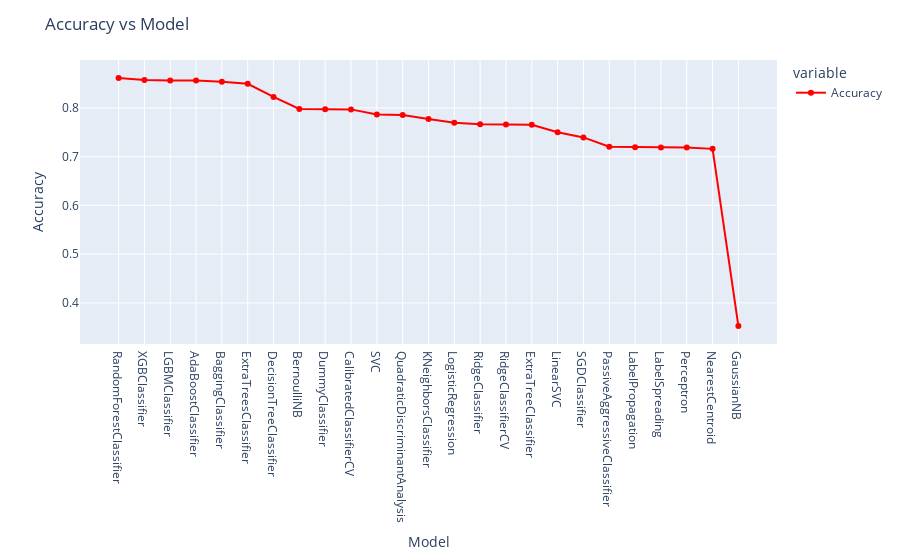

The notebook cell this image was saved under:
### Code cell
# Accuracy Vs Model:
models.sort_values(by = 'Accuracy',inplace = True,ascending = False)
line = px.line(data_frame= models ,y =["Accuracy"] , markers = True)
line.update_xaxes(title="Model",
              rangeslider_visible = False)
line.update_yaxes(title = "Accuracy")
line.update_traces(line_color="red")
line.update_layout(showlegend = True,
    title = {
        'text': 'Accuracy vs Model'})

line.show()

### Figure 1 — Plotly figure (JSON) as saved in the notebook; plotly's stock layout.template omitted (floating-point values rounded to 4 significant figures)
{"data": [{"hovertemplate": "variable=Accuracy<br>Model=%{x}<br>value=%{y}<extra></extra>", "legendgroup": "Accuracy", "line": {"color": "red", "dash": "solid"}, "marker": {"symbol": "circle"}, "mode": "lines+markers", "name": "Accuracy", "orientation": "v", "showlegend": true, "type": "scatter", "x": ["RandomForestClassifier", "XGBClassifier", "LGBMClassifier", "AdaBoostClassifier", "BaggingClassifier", "ExtraTreesClassifier", "DecisionTreeClassifier", "BernoulliNB", "DummyClassifier", "CalibratedClassifierCV", "SVC", "QuadraticDiscriminantAnalysis", "KNeighborsClassifier", "LogisticRegression", "RidgeClassifier", "RidgeClassifierCV", "ExtraTreeClassifier", "LinearSVC", "SGDClassifier", "PassiveAggressiveClassifier", "LabelPropagation", "LabelSpreading", "Perceptron", "NearestCentroid", "GaussianNB"], "xaxis": "x", "y": [0.8615, 0.8575, 0.8565, 0.8565, 0.8535, 0.8495, 0.8225, 0.798, 0.7975, 0.797, 0.7865, 0.7855, 0.7775, 0.7695, 0.7665, 0.766, 0.7655, 0.75, 0.7395, 0.7205, 0.7195, 0.719, 0.719, 0.716, 0.3525], "yaxis": "y"}], "layout": {"legend": {"title": {"text": "variable"}, "tracegroupgap": 0}, "margin": {"t": 60}, "showlegend": true, "title": {"text": "Accuracy vs Model"}, "xaxis": {"anchor": "y", "domain": [0, 1], "rangeslider": {"visible": false}, "title": {"text": "Model"}}, "yaxis": {"anchor": "x", "domain": [0, 1], "title": {"text": "Accuracy"}}}}
